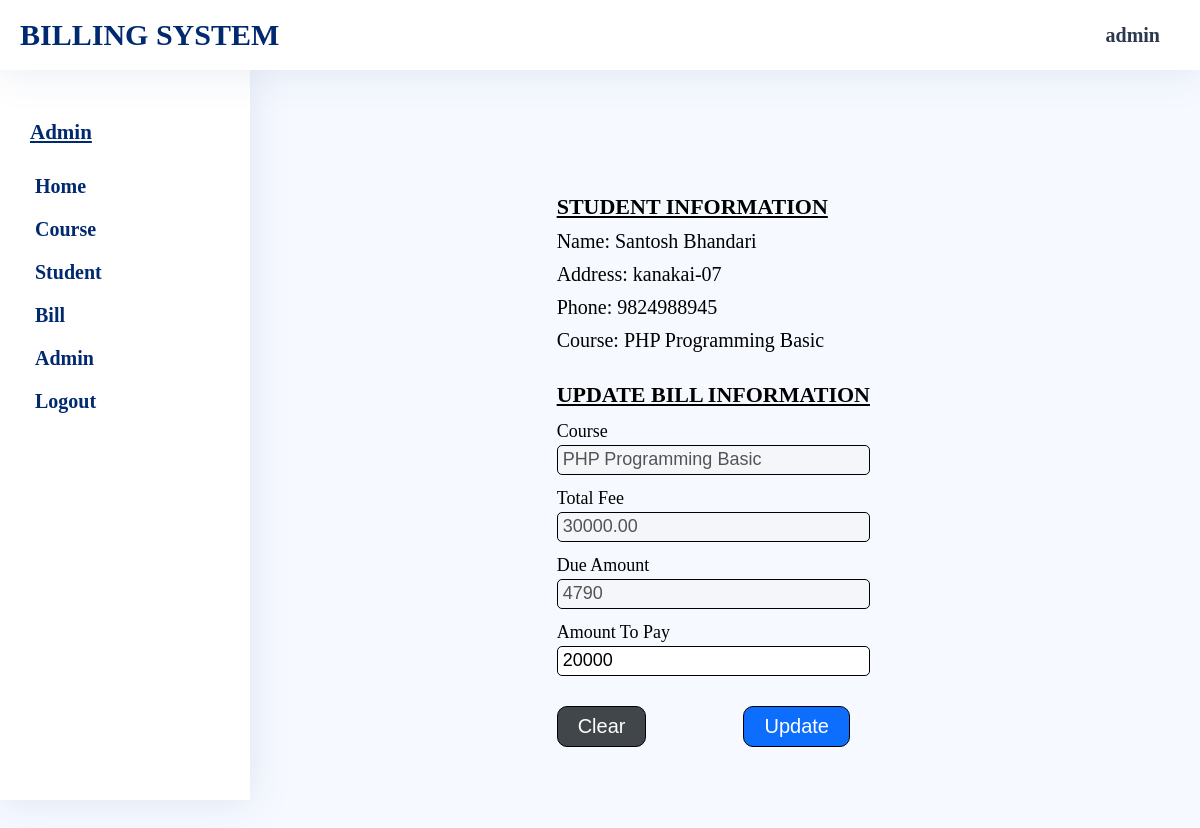
Screenshot of /admin/edit-bill.php?phone=9824988945&date=2023-10-13 10:21:54 (signed in) with the database file from the repository.
### tables this page shows
CREATE TABLE `BillInfo` (
  `phone` varchar(15) NOT NULL,
  `cid` varchar(15) NOT NULL,
  `amount` decimal(10,2) NOT NULL,
  `tdate` datetime NOT NULL
);

CREATE TABLE `StudentInfo` (
  `phone` varchar(15) NOT NULL,
  `name` varchar(50) NOT NULL,
  `address` varchar(50) NOT NULL,
  `email` varchar(100) DEFAULT NULL,
  `gender` varchar(10) NOT NULL,
  `parentname` varchar(50) NOT NULL,
  `cid` varchar(15) NOT NULL
);

CREATE TABLE `CourseInfo` (
  `cid` varchar(15) NOT NULL,
  `cname` varchar(200) NOT NULL,
  `price` decimal(10,2) NOT NULL
);

### admin/edit-bill.php (the view, shortened to what this page needs)
<?php
    include_once "head.php";
?>
    <link rel="stylesheet" href="../assets/css/admin/common-style.css">
    <link rel="stylesheet" href="../assets/css/admin/studentbillform.css">
<?php
    include_once "sidebar.php";
?>
    <section class="main-container form-container">
        <div class="form-wrapper">
            <div class="studentinfo">
                <h3>Student Information</h3>
                <?php
                if($_SERVER['REQUEST_METHOD']=='GET'){
                    if(isset($_GET["phone"]) && isset($_GET['date'])){
                        $phone=trim($_GET["phone"]);
                        $tdate=trim($_GET['date']);
                        $read="SELECT * FROM StudentInfo,CourseInfo,BillInfo WHERE CourseInfo.cid=StudentInfo.cid AND BillInfo.phone=StudentInfo.phone AND StudentInfo.phone ='$phone' AND tdate='$tdate';";
                        if($result=$con->query($read)){
                            if($result->num_rows>0){
                                while($row=$result->fetch_assoc()){
                                    $name=$row["name"];
                                    $address=$row["address"];
                                    $phone=$row['phone'];
                                    $course=$row['cname'];
                                    $amount=$row['amount'];
                                    $courseprice=$row['price'];
                                }
                                $read="SELECT * FROM BillInfo WHERE phone='$phone';";
                                if($result=$con->query($read)){
                                    $totalpaidamount=0;
                                    if($result->num_rows>0){
                                        while($row=$result->fetch_assoc()){
                                            $totalpaidamount+=(float)$row["amount"];
                                        }
                                    }
                                }
                            }
                        }
                    }
                }
                ?>
                <p class='name'>Name: <?=$name?></p>
                <p class='address'>Address: <?=$address?></p>
                <p class='phone'>Phone: <?=$phone?></p>
                <p class='phone'>Course: <?=$course?></p>
            </div>
            <form class="form" method="post">
                <h3>Update Bill Information</h3>
                <label for="course">Course</label>
                <input type="text" id="course" name="course" required value='<?=$course?>' disabled/>
                <label for="totalfee">Total Fee</label>
                <input type="number" id="totalfee" name="totalfee" value='<?=$courseprice?>' required disabled/>
                <label for="dueamount">Due Amount</label>
                <input type="number" id="dueamount" name="dueamount" value='<?=($courseprice-$totalpaidamount)?>' required disabled/>
                <label for="amount">Amount To Pay</label>
                <input type="number" id="amount" name="amount" value='<?=(int)$amount?>' required/>
                <div class="btn-wrapper">
                    <button type="reset">Clear</button>
                    <button type="submit">Update</button>
                </div>
            </form>
            </div>
    </section>
   </main>
</body>
</html>

### assets/css/admin/common-style.css (style rules this page uses)
* { margin: 0; padding: 0; box-sizing: border-box; }
body { background-color: #f6f9ff; }
.main-container { min-height: 100vh; margin: 70px 0 0 260px; padding: 20px; }

### assets/css/admin/studentbillform.css (style rules this page uses)
.form-container { display: flex; justify-content: center; align-items: center; width: 100%; }
.studentinfo { margin: 20px 0; }
.studentinfo p { margin: 10px 0; font-size: 20px; }
.form-wrapper form { display: flex; flex-direction: column; }
.form h3,.studentinfo h3 { margin: 10px 0; font-size: 22px; text-decoration: underline; text-transform: uppercase; }
.form label { font-size: 18px; margin: 3px 0; }
.form input { height: 30px; border-radius: 5px; outline: none; padding: 0px 5px; font-size: 18px; border: 1px solid #000; margin-bottom: 10px; }
.btn-wrapper { margin: 20px 0; display: flex; justify-content: space-between; }
.btn-wrapper button,.btn-wrapper button:nth-child(1):hover { margin-right:20px; background: #0d6efd; color:#fff; font-size: 20px; font-weight: 400; padding: 8px 20px; border: 1px solid #000; border-radius: 10px; cursor: pointer; }
form div { text-align: right; }
.btn-wrapper button:hover,.btn-wrapper button:nth-child(1) { background:#41464b; }

### rows the page displays
billinfo: phone.name "Santosh Bhandari", phone.address "kanakai-07", phone "9824988945", cid.cname "PHP Programming Basic", course "PHP Programming Basic", totalfee "30000.00", dueamount "4790", amount "20000"

### other values shown
$_SESSION['adminname'] "admin"
